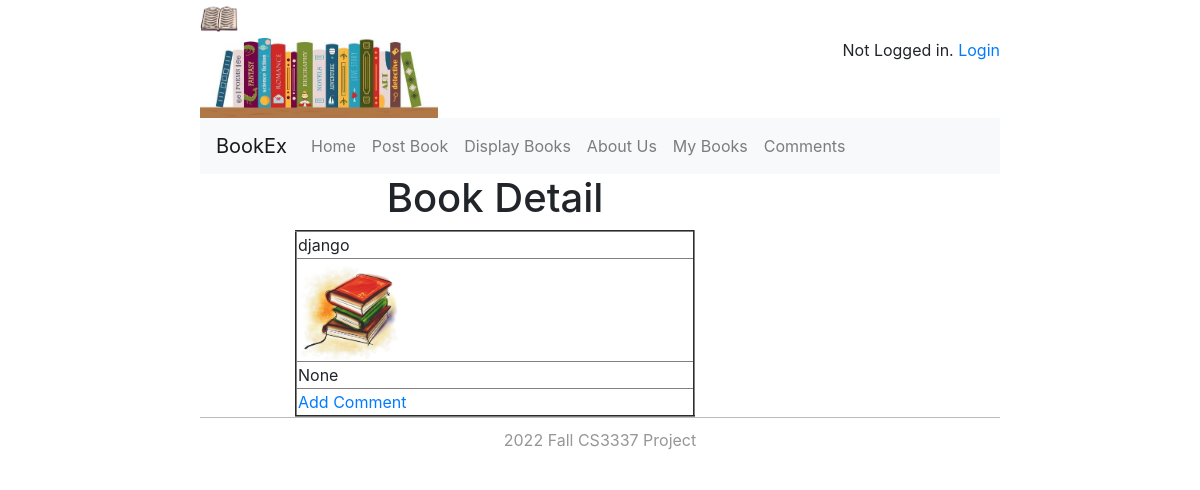
Screenshot of /book_detail/2 with the database file from the repository.
### bookMng/models.py (models this page shows, shortened)
class MainMenu(models.Model):
    item = models.CharField(max_length=200, unique=True)
    link = models.CharField(max_length=500, unique=True)

class Book(models.Model):
    name = models.CharField(max_length=200)
    web = models.URLField(max_length=200)
    price = models.DecimalField(decimal_places=2, max_digits=8)
    publishdate = models.DateField(auto_now=True)
    picture = models.FileField(upload_to='bookEx/static/uploads')
    pic_path = models.CharField(max_length=300, editable=False, blank=True)
    username = models.ForeignKey(User, blank=True,null=True, on_delete=models.CASCADE)

### bookMng/views.py (the view)
# urls.py: path('book_detail/<int:book_id>', views.book_detail, name='book_detail'),
def book_detail(request, book_id):
    book = Book.objects.get(id=book_id)
    book.pic_path = book.picture.url[14:]
    return render(request,
                  'bookMng/book_detail.html',
                 {
                    'item_list': MainMenu.objects.all(),
                    'book': book,
                 })

### bookEx/templates/bookMng/book_detail.html (shortened to what this page needs)
{% extends "base.html" %}
{% load static %}
{%block navbar%}
<ul class="navbar-nav mr-auto">
     <li class="nav-item">
        <a class="nav-link" href="/">Home </a>
    </li>
{% for item in item_list %}
    <li class="nav-item">
        <a class="nav-link" href="{{item.link}}">{{item.item}} </a>
    </li>
{% endfor %}
</ul>
{%endblock navbar%}
{% block content %}
    <h1 align="center">  Book Detail</h1>
<table align="center" border="2" width="400">
    <tr>
        <td>
            {{book.name}}
        </td>
    </tr>
    <tr>
        <td>
            <img src="{% static book.pic_path %}" width="100"/>
        </td>
    </tr>
    <tr>
        <td>
            {{book.username}}
        </td>
    </tr>
    <tr>
        <td>
            <a href="postcomment/{{book.id}}">
                Add Comment
            </a>
        </td>
    </tr>
</table>
{% endblock content %}

### bookEx/templates/base.html (shortened to what this page needs)
{% load static %}
<!DOCTYPE html>
<html lang="en">
<head>
    <link href="https://cdn.jsdelivr.net/npm/bootstrap@4.6.2/dist/css/bootstrap.min.css"
 rel="stylesheet">
    <link href="{% static 'main.css' %}" rel="stylesheet" type="text/css">
</head>
<body>
<div id="wrapper">
    <header id="header">
        <div>
            <img height="38" src="{% static 'logo.jpg' %}">
        </div>
        <span style="float: right;">
                {% if user.is_authenticated %}
                    {{user.username}}
                    <a href="{% url 'logout' %}?next=/">Logout</a>
                {% else %}
                    Not Logged in.
                    <a href="{%url 'login'%}?next=/">Login </a>
                {%endif%}
            </span>
        <div>
            <img height="80" src="{% static 'top_banner.jpg' %}">
        </div>
    </header>
    <nav class="navbar navbar-expand-lg navbar-light bg-light">
        <a class="navbar-brand" href="#">BookEx</a>
        <div class="collapse navbar-collapse" id="navbarSupportedContent">
            {% block navbar %}{% endblock navbar %}
        </div>
    </nav>
    <section id="main">
        {% block content %}{% endblock content %}
    </section>
    <footer id="footer">
        2022 Fall CS3337 Project
    </footer>
</div>
</body>
</html>

### bookEx/static/main.css (style rules this page uses)
#header { border-style: none; width: 800px; height: auto; }
#wrapper { margin-top: 0px; margin-left:auto; margin-right:auto; background-color:#FFFFFF; width:800px; }
#main { width: 560px; float:left; margin-left: 20px; margin-right: 10px; padding-right: 10px; }
#footer { text-align:center; margin-top:5px; padding-top:10px; padding-bottom: 10px; border-top:thin solid #BBBBBB; clear: both; color:#969696; }

### rows the page displays
MainMenu: item "Post Book"
MainMenu: item "Display Books"
MainMenu: item "About Us"
MainMenu: item "My Books"
MainMenu: item "Comments"
Book: name "django", username "None"
